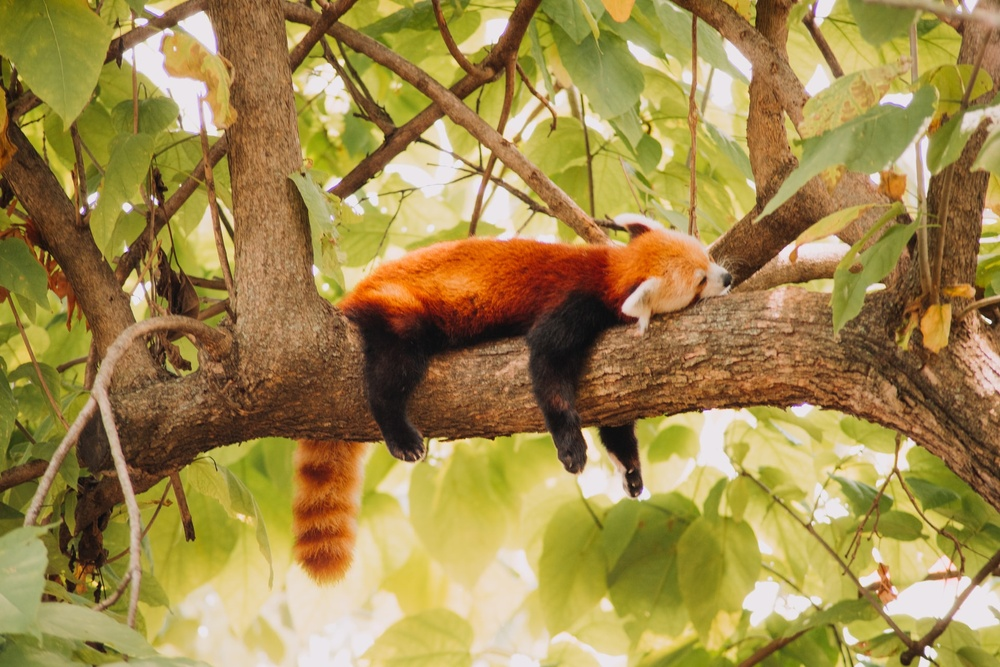
#> input picture picture.jpg, 1000 x 667 px, shrunk from 1920 x 1280 before the run
$ python pillow7_deformer.py
#> lines starting #> are read from the running program, lines starting #| are printed output that depends on the picture
from PIL import Image, ImageOps

class Deformer():
	def getmesh(self,img):
		w,h = img.size
		# # define a shape in the original image
		# source_shape = (0,0,0,h,w - 1000,h,w,0)
		# # define a rectangle in the new image
		# target_rect = (0,0,w,h) # left,top,right,bottom

		left = ((0,0,w // 2, h),(0, 0, 0, h, w // 2, h, w // 2 , 0))
		right = ((w // 2,0,w,h),(w // 2, 0, w // 2, h, 0, h, 0 , 0))
		flip = ((w // 2, 0, w, h ),(w // 2, h, w // 2, 0, w, 0, w - 1000 , h))

		# return all the shapes
		return [left,right]

# image import
image = Image.open('picture.jpg')
#> image is the input picture: PIL image 1000x667 RGB; mean R, G, B 160.9, 137.7, 76.5
deform = ImageOps.deform(image,Deformer())
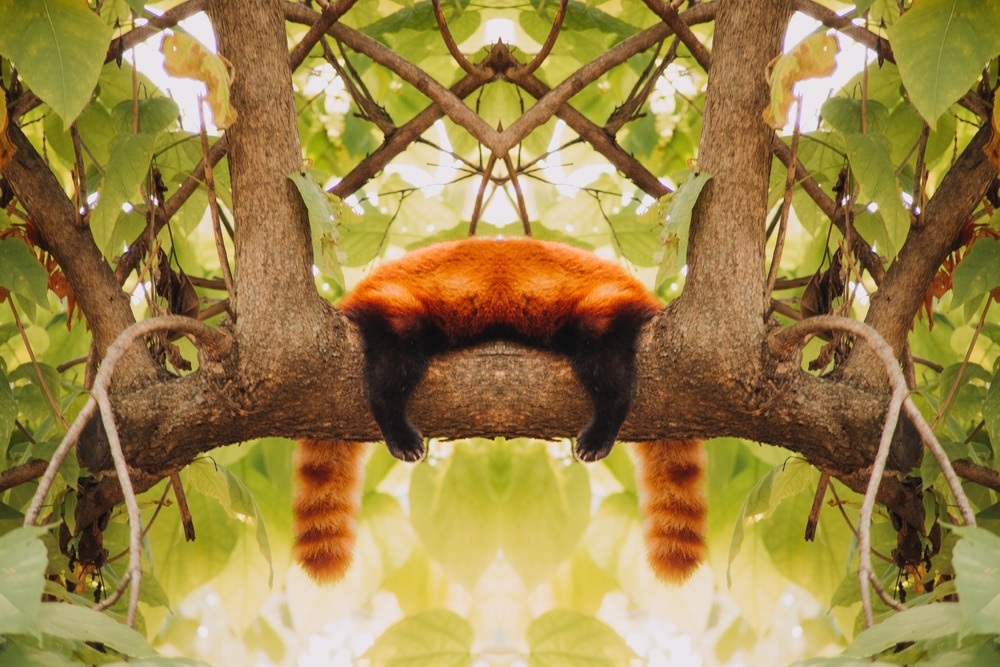
#> deform: PIL image 1000x667 RGB; mean R, G, B 156.6, 133, 72.8
deform.save('17.png')

# more advanced example: https://www.pythoninformer.com/python-libraries/pillow/imageops-deforming/

$ run again, with owl.jpg copied over picture.jpg
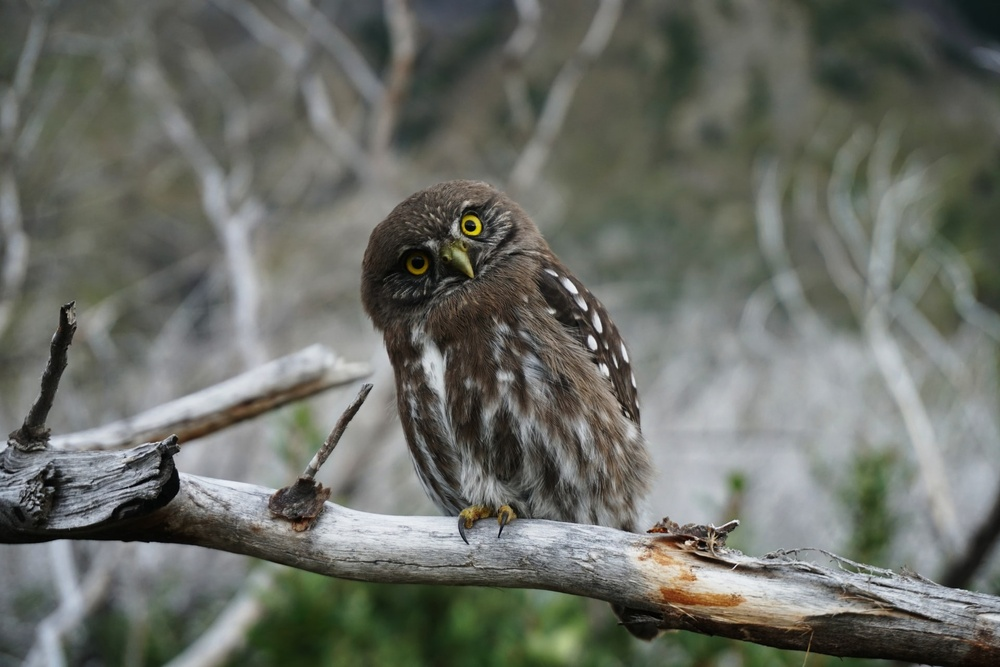
#> input picture owl.jpg, 1000 x 667 px, shrunk from 1920 x 1280 before the run
#> image is the input picture: PIL image 1000x667 RGB; mean R, G, B 106.4, 109.2, 102
#> `deform = ImageOps.deform(image,Deformer())`:
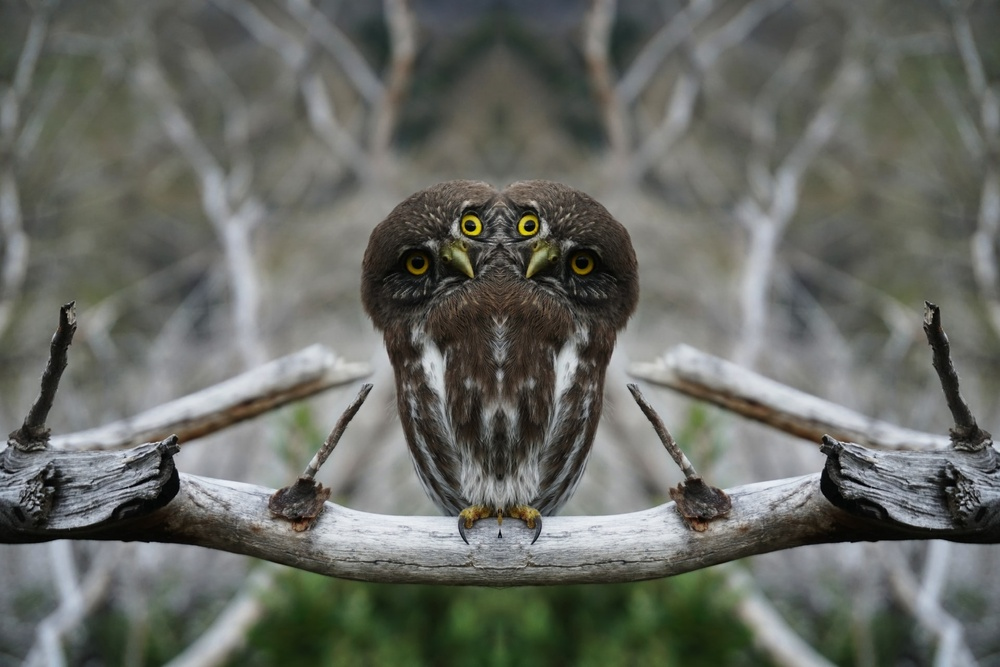
#> deform: PIL image 1000x667 RGB; mean R, G, B 103.2, 105.7, 99.6
